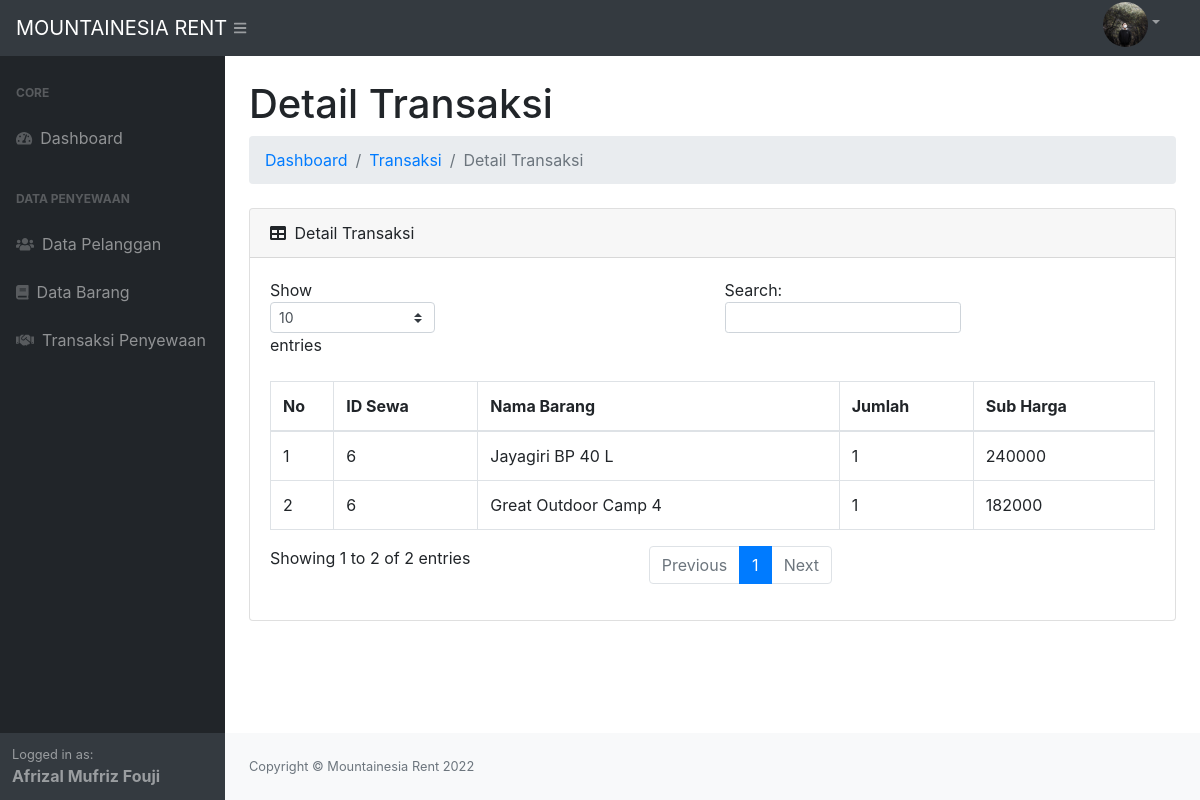
Page /index.php?p=transaksi&aksi=detail&idsewa=6 (signed in) on the committed database.
### tables this page shows
CREATE TABLE `tb_detailsewa` (
  `iddetailsewa` int(11) NOT NULL,
  `idsewa` int(11) DEFAULT NULL,
  `idbarang` int(5) DEFAULT NULL,
  `jumlah` int(10) NOT NULL,
  `subharga` int(10) NOT NULL
);

CREATE TABLE `tb_barang` (
  `idbarang` int(5) NOT NULL,
  `namabarang` varchar(20) NOT NULL,
  `harga` int(10) NOT NULL,
  `jumlah_barang` int(10) NOT NULL
);

### page/transaksi/detailtransaksi.php (the view, shortened to what this page needs)
<h1 class="mt-4">Detail Transaksi</h1>
<ol class="breadcrumb mb-4">
    <li class="breadcrumb-item"><a href="index.php">Dashboard</a></li>
    <li class="breadcrumb-item"><a href="?p=transaksi">Transaksi</a></li>
    <li class="breadcrumb-item active">Detail Transaksi</li>
</ol>
<div class="card mb-4">
    <div class="card-header">
        <i class="fas fa-table mr-1"></i>
        Detail Transaksi
    </div>
    <div class="card-body">
        <div class="table-responsive">
            <table class="table table-bordered mt-3" id="dataTable" width="100%" cellspacing="0">
                <thead>
                    <tr>
                        <th>No</th>
                        <th>ID Sewa</th>
                        <th>Nama Barang</th>
                        <th>Jumlah</th>
                        <th>Sub Harga</th>
                    </tr>
                </thead>
                <tbody>
                    <?php
                    $sql = $conn->query("SELECT * FROM tb_detailsewa INNER JOIN tb_barang ON tb_detailsewa.idbarang = tb_barang.idbarang WHERE idsewa = $_GET[idsewa]") or die(mysqli_error($conn));
                    $no = 1;
                    while ($data = $sql->fetch_assoc()) {
                    ?>
                        <tr>
                            <td><?= $no++; ?></td>
                            <td><?= $data['idsewa']; ?></td>
                            <td><?= $data['namabarang']; ?></td>
                            <td><?= $data['jumlah']; ?></td>
                            <td><?= $data['subharga']; ?></td>
                        </tr>
                    <?php } ?>
                </tbody>
            </table>
        </div>
    </div>
</div>

### rows in the picture
tb_detailsewa: idsewa "6", idbarang.namabarang "Jayagiri BP 40 L", jumlah "1", subharga "240000"
tb_detailsewa: idsewa "6", idbarang.namabarang "Great Outdoor Camp 4", jumlah "1", subharga "182000"

### other values in the picture
$_SESSION['login']['nama'] "Afrizal Mufriz Fouji"
